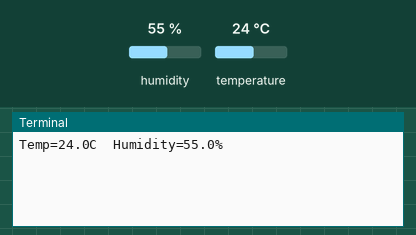
Recording of a program running on a simulated Raspberry Pi (BCM pin numbers). Shown: the last lines printed to the terminal. The inputs (shaded band) are chosen by the test bench; at power-on: humidity 55 %, temperature 24 °C.

Above: at 1.2 s.
1.3 s: humidity set to 22 %
At 3.6 s:
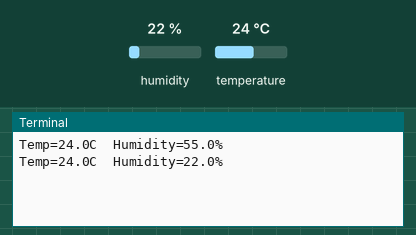
4.7 s: temperature set to 12 °C
At 6.5 s:
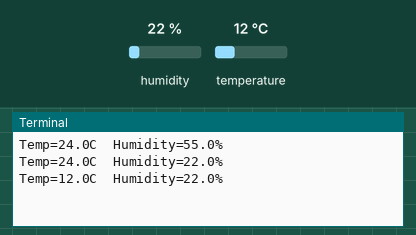
8.1 s: humidity set to 40 %
At 9.3 s:
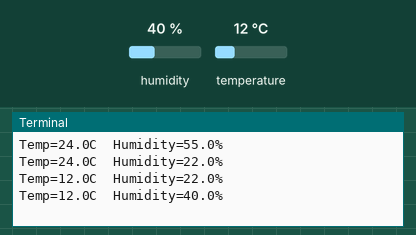
Timing chart, 0 to 11.1 s (numbered marks = the images above; inputs shaded):
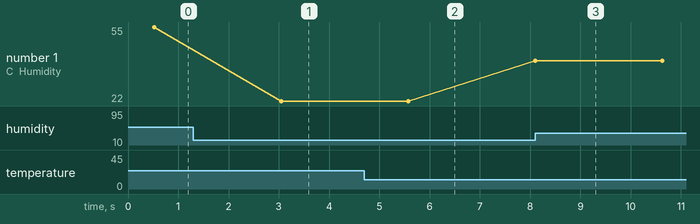

The program:

DHT11-Temp-Monitor.py
```python
import Adafruit_DHT
import time

DHT_SENSOR = Adafruit_DHT.DHT11
DHT_PIN = 17

try:
    while True:
        humidity, temperature = Adafruit_DHT.read_retry(DHT_SENSOR, DHT_PIN)
        if humidity is not None and temperature is not None:
            print(f"Temp={temperature:.1f}C  Humidity={humidity:.1f}%")
        else:
            print("Failed to retrieve data from sensor")
        time.sleep(2)
except KeyboardInterrupt:
    print("Program stopped")
```

Measured:
- after the input at 1.3 s, the terminal: prints a new line after 1.8 s (image 1)
- after the input at 4.7 s, the terminal: prints a new line after 0.88 s (image 2)
- after the input at 8.1 s, the terminal: prints a new line at once (image 3)
- plotted number 1: 55 → 22 after the input at 1.3 s, 22 → 40 after the input at 8.1 s
